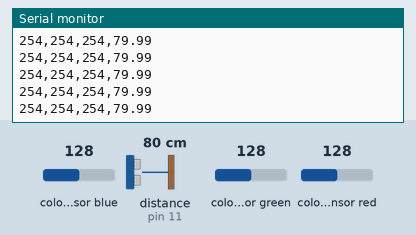
Bench run of a sketch on a simulated Arduino Uno, built with avr-gcc and run on an emulated ATmega328P. Parts: the last lines printed to the serial monitor. Wiring (inferred from the names in the program): TCS3200 colour sensor: output pin 7; S2 pin 6; S3 pin 5. The test bench sets the inputs (shaded band); at power-on: distance to the obstacle (sensor on pin 11) 80 cm, colour sensor blue 128, colour sensor green 128, colour sensor red 128. The echo pulse lasts 58.3 µs per cm.

Above: at 1.2 s.
1.3 s: distance to the obstacle (sensor on pin 11) set to 2 cm
At 1.39 s:
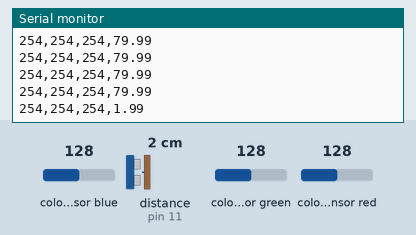
2.8 s: distance to the obstacle (sensor on pin 11) set to 4 cm
At 2.82 s:
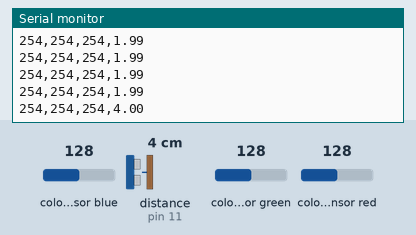
Timing chart, 0 to 5.8 s (numbered marks = the images above; inputs shaded):
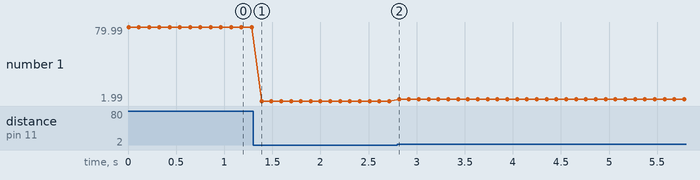

Measured:
- after the input at 1.3 s, the serial monitor: prints a new line after 0.09 s (image 1)
- after the input at 2.8 s, the serial monitor: prints a new line at once (image 2)
- plotted number 1: 79.99 → 1.99 after the input at 1.3 s, 1.99 → 4 after the input at 2.8 s

The sketch:

main.ino
```cpp
#include <NewPing.h>

int TRIGGER_PIN = 10;  // Arduino pin tied to trigger pin on the ultrasonic sensor.
int ECHO_PIN = 11;  // Arduino pin tied to echo pin on the ultrasonic sensor.
int MAX_DISTANCE = 200; // Maximum distance we want to ping for (in centimeters). Maximum sensor distance 400-500cm.
float pingTime;
float distance;

int out = 7;
int s2 = 6;
int s3 = 5;

int rColor;
int gColor;
int bColor;
unsigned int pulseWidth;

NewPing sonar(TRIGGER_PIN, ECHO_PIN, MAX_DISTANCE); // NewPing setup of pins and maximum distance.

//Inicializamos funciones
int measureRed();
int measureGreen();
int measureBlue();

void setup() {
  Serial.begin(115200); // Open serial monitor at 115200 baud to see ping results.
  //Definimos los pines y cuales son outputs
  pinMode(s2,OUTPUT);
  pinMode(s3,OUTPUT);
  //En el sonar el ECHO es INPUT y trigger es OUTPUT
}

void loop() {
/* ------COLOR SENSOR---------------------------------- */
  rColor = measureRed();
  gColor = measureGreen();
  bColor = measureBlue();

  /*
  Nos interesa exagerar cada color
  Si verde es el mayor, y azul el menor. Me interesa el 255 de verde y dividir entre 2 el del medio, en este caso rojo
  SOn como 6 casos
  */
  if(rColor > gColor && gColor > bColor){
    rColor = 255;
    gColor = gColor/2;
    bColor = 0;
  }
  if(rColor > bColor && bColor > gColor){
    rColor = 255;
    bColor = bColor/2;
    gColor = 0;
  }
  if (gColor > rColor && rColor > bColor){
    gColor = 255;
    rColor = rColor/2;
    bColor = 0;
  }
  if (gColor > bColor && bColor > rColor){
    gColor = 255;
    bColor = bColor/2;
    rColor = 0;
  }
  if (bColor > gColor && gColor > rColor){
    bColor = 255;
    gColor = gColor/2;
    rColor = 0;
  }
  if (bColor > rColor && rColor > gColor){
    bColor = 255;
    rColor = rColor/2;
    gColor = 0;
  }


/* ------------------SONAR ----------------------------- */
  pingTime = sonar.ping(); //miliseconds
  pingTime = pingTime/1000000; //Seconds
  distance = (34300*pingTime)/2;

  /* ------- */
  Serial.print(rColor);
  Serial.print(",");
  Serial.print(gColor);
  Serial.print(",");
  Serial.print(bColor);
  Serial.print(",");
  Serial.print(distance);
  Serial.println("");
  delay(100);
}

int measureRed(){
  //let's start by reading Red component
  digitalWrite(s2,LOW);
  digitalWrite(s3,LOW);
  //El sensor envia un pulso y el length del mismo nos dice informacion
  pulseWidth = pulseIn(out,LOW);
  //Measure pulsewidth of low pulse at outpin on color sensor
  //The longer the pulsewidth the bigger the number but weaker the color. Max pulse could be 102400
  rColor = 255 - pulseWidth/400 - 1; //Reverse so strong color is a large number
  return rColor;

}
int measureGreen(){
  digitalWrite(s2,HIGH);
  digitalWrite(s3,HIGH);
  pulseWidth = pulseIn(out,LOW);
  gColor = 255 - pulseWidth/400 - 1;
  return gColor;
}
int measureBlue(){
  digitalWrite(s2,LOW);
  digitalWrite(s3,HIGH);
  pulseWidth = pulseIn(out,LOW);
  bColor = 255 - pulseWidth/400 - 1;
  return bColor;
}
```
